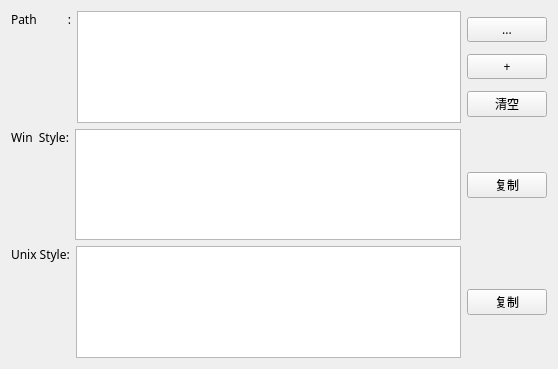
<?xml version="1.0" encoding="UTF-8"?>
<ui version="4.0">
 <class>MultiConvertor</class>
 <widget class="QWidget" name="MultiConvertor">
  <property name="geometry">
   <rect>
    <x>0</x>
    <y>0</y>
    <width>558</width>
    <height>369</height>
   </rect>
  </property>
  <property name="font">
   <font>
    <family>微软雅黑</family>
   </font>
  </property>
  <property name="windowTitle">
   <string>Form</string>
  </property>
  <layout class="QGridLayout" name="gridLayout">
   <item row="0" column="0">
    <layout class="QHBoxLayout" name="horizontalLayout">
     <item>
      <layout class="QVBoxLayout" name="verticalLayout">
       <item>
        <widget class="QLabel" name="label">
         <property name="text">
          <string>Path          :</string>
         </property>
        </widget>
       </item>
       <item>
        <spacer name="verticalSpacer">
         <property name="orientation">
          <enum>Qt::Vertical</enum>
         </property>
         <property name="sizeHint" stdset="0">
          <size>
           <width>20</width>
           <height>40</height>
          </size>
         </property>
        </spacer>
       </item>
      </layout>
     </item>
     <item>
      <widget class="QTextEdit" name="tedtPath"/>
     </item>
     <item>
      <layout class="QVBoxLayout" name="verticalLayout_4">
       <item>
        <widget class="QPushButton" name="btnChoosePath">
         <property name="text">
          <string>...</string>
         </property>
        </widget>
       </item>
       <item>
        <widget class="QPushButton" name="btnAddPath">
         <property name="text">
          <string>+</string>
         </property>
        </widget>
       </item>
       <item>
        <widget class="QPushButton" name="btnClearPath">
         <property name="text">
          <string>清空</string>
         </property>
        </widget>
       </item>
      </layout>
     </item>
    </layout>
   </item>
   <item row="1" column="0">
    <layout class="QHBoxLayout" name="horizontalLayout_2">
     <item>
      <layout class="QVBoxLayout" name="verticalLayout_2">
       <item>
        <widget class="QLabel" name="label_2">
         <property name="text">
          <string>Win  Style:</string>
         </property>
        </widget>
       </item>
       <item>
        <spacer name="verticalSpacer_2">
         <property name="orientation">
          <enum>Qt::Vertical</enum>
         </property>
         <property name="sizeHint" stdset="0">
          <size>
           <width>20</width>
           <height>40</height>
          </size>
         </property>
        </spacer>
       </item>
      </layout>
     </item>
     <item>
      <widget class="QTextEdit" name="teditWinStyle"/>
     </item>
     <item>
      <layout class="QVBoxLayout" name="verticalLayout_5">
       <item>
        <spacer name="verticalSpacer_8">
         <property name="orientation">
          <enum>Qt::Vertical</enum>
         </property>
         <property name="sizeHint" stdset="0">
          <size>
           <width>20</width>
           <height>40</height>
          </size>
         </property>
        </spacer>
       </item>
       <item>
        <widget class="QPushButton" name="btnCopyWinStyle">
         <property name="text">
          <string>复制</string>
         </property>
        </widget>
       </item>
       <item>
        <spacer name="verticalSpacer_5">
         <property name="orientation">
          <enum>Qt::Vertical</enum>
         </property>
         <property name="sizeHint" stdset="0">
          <size>
           <width>20</width>
           <height>40</height>
          </size>
         </property>
        </spacer>
       </item>
      </layout>
     </item>
    </layout>
   </item>
   <item row="2" column="0">
    <layout class="QHBoxLayout" name="horizontalLayout_3">
     <item>
      <layout class="QVBoxLayout" name="verticalLayout_3">
       <item>
        <widget class="QLabel" name="label_3">
         <property name="text">
          <string>Unix Style:</string>
         </property>
        </widget>
       </item>
       <item>
        <spacer name="verticalSpacer_3">
         <property name="orientation">
          <enum>Qt::Vertical</enum>
         </property>
         <property name="sizeHint" stdset="0">
          <size>
           <width>20</width>
           <height>40</height>
          </size>
         </property>
        </spacer>
       </item>
      </layout>
     </item>
     <item>
      <widget class="QTextEdit" name="tedtUnixStyle"/>
     </item>
     <item>
      <layout class="QVBoxLayout" name="verticalLayout_6">
       <item>
        <spacer name="verticalSpacer_9">
         <property name="orientation">
          <enum>Qt::Vertical</enum>
         </property>
         <property name="sizeHint" stdset="0">
          <size>
           <width>20</width>
           <height>40</height>
          </size>
         </property>
        </spacer>
       </item>
       <item>
        <widget class="QPushButton" name="btnCopyUnixStyle">
         <property name="text">
          <string>复制</string>
         </property>
        </widget>
       </item>
       <item>
        <spacer name="verticalSpacer_6">
         <property name="orientation">
          <enum>Qt::Vertical</enum>
         </property>
         <property name="sizeHint" stdset="0">
          <size>
           <width>20</width>
           <height>40</height>
          </size>
         </property>
        </spacer>
       </item>
      </layout>
     </item>
    </layout>
   </item>
  </layout>
 </widget>
 <resources/>
 <connections/>
</ui>
